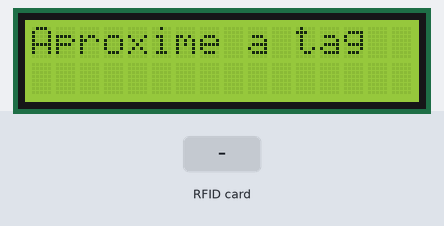
Recording of a sketch running on a simulated Arduino Uno, built with avr-gcc and run on an emulated ATmega328P. Shown: 16×2 character LCD. Inputs (shaded band) come from the test bench. What the sketch prints to the serial monitor is not drawn.

Above: at 1.3 s.
1.4 s: RFID card 5E 7A 19 C4 held to the reader
At 2.3 s:
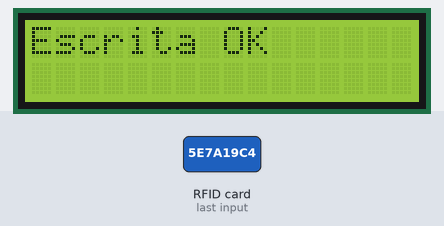
Timing chart, 0 to 4.4 s (numbered marks = the images above; inputs shaded):
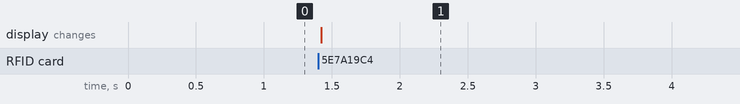

The sketch:

CADASTRAR_TAGS.ino
```cpp
#include <Wire.h>
#include <LiquidCrystal_I2C.h>
#include <SPI.h>
#include <MFRC522.h>

// Inicializa o display I2C (endereço, colunas, linhas)
LiquidCrystal_I2C lcd(0x27, 16, 2); // Substitua 0x27 pelo endereço do seu display, se necessário

// Definindo os pinos do RC522
#define SS_PIN 10
#define RST_PIN 9
MFRC522 mfrc522(SS_PIN, RST_PIN);   // Criando instância do MFRC522

// Defina a data e música corretas aqui
const int diaCorreto = 31; // Substitua pelo dia desejado
const int mesCorreto = 5; // Substitua pelo mês desejado
const int musica = 10;     // Substitua pelo número da música desejada

void setup() {
  // Inicializa o display I2C
  lcd.init();
  lcd.backlight();
  lcd.print("Aproxime a tag");

  // Inicializa o leitor RFID
  SPI.begin();
  mfrc522.PCD_Init();
  Serial.begin(9600); // Inicializa comunicação serial para debugging
}

void loop() {
  // Verifica se uma nova tag RFID está presente
  if (!mfrc522.PICC_IsNewCardPresent()) {
    return;
  }

  // Verifica se conseguimos ler a tag
  if (!mfrc522.PICC_ReadCardSerial()) {
    return;
  }

  // Define o bloco a ser escrito
  byte block = 4;

  // Converte o dia, mês e música para bytes
  byte dataBlock[16] = {0};
  dataBlock[0] = diaCorreto;
  dataBlock[1] = mesCorreto;
  dataBlock[2] = musica;

  // Escreve o bloco de dados
  MFRC522::StatusCode status = mfrc522.MIFARE_Write(block, dataBlock, 16);
  if (status != MFRC522::STATUS_OK) {
    lcd.clear();
    lcd.print("Protegido");
    Serial.println(F("Bloco protegido"));
    return;
  }

  // Leitura após a escrita para verificar se os dados foram escritos corretamente
  byte buffer[18];
  byte size = sizeof(buffer);
  status = mfrc522.MIFARE_Read(block, buffer, &size);
  if (status != MFRC522::STATUS_OK) {
    lcd.clear();
    lcd.print("Leitura falhou");
    Serial.println(F("Leitura falhou apos escrita"));
    return;
  }

  // Verifica se os dados foram escritos corretamente
  bool escritaCorreta = true;
  for (byte i = 0; i < 16; i++) {
    if (dataBlock[i] != buffer[i]) {
      escritaCorreta = false;
      break;
    }
  }

  if (escritaCorreta) {
    lcd.clear();
    lcd.print("Escrita OK");
    Serial.println(F("Escrita OK"));
  } else {
    lcd.clear();
    lcd.print("Escrita falhou");
    Serial.println(F("Escrita falhou"));
  }

  // Halt PICC
  mfrc522.PICC_HaltA();
  // Stop encryption on PCD
  mfrc522.PCD_StopCrypto1();

  delay(3000);

  lcd.clear();
  lcd.print("Aproxime a tag");
}
```

Measured:
- after the input at 1.4 s, the display: changes at once (image 1)
